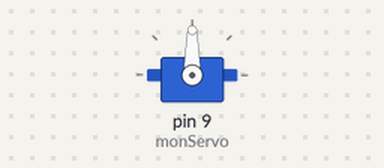
A sketch run on a simulated Arduino Uno, built with avr-gcc and run on an emulated ATmega328P. Shown: servo. Random numbers use the default seed unless the sketch sets one.

Above: at 0.1 s.
At 1.1 s:
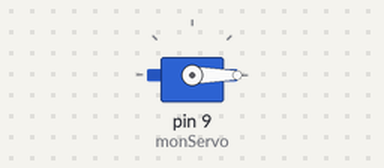
At 2.1 s:
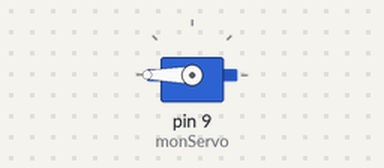
At 5.1 s:
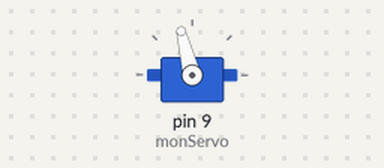
Timing chart, 0 to 6.6 s (numbered marks = the images above):
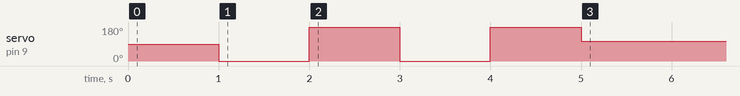

Measured:
- by itself, servo on pin 9 (monServo): 90° → 0° at 1.0 s, → 180° 1.0 s later, → 0° 1.0 s later, → 180° 1.0 s later, … (5 changes in this stretch)

The sketch:

roue_fortune.ino
```cpp
/***********************************************************
Description: Une petite roue de la fortune.
Pour la lancer il suffit d'appuyer sur le bouton reste de l'arduino.
***********************************************************/

//On commence par inclure la bibliothèque de commande des servo
#include <Servo.h>

// Initialisation du servo-moteur
Servo monServo;


void setup()
{
    monServo.attach(9); // on va commander l'angle du servo-moteur avec la pin 9

    // On génère un angle aléatoire entre 0 et 180
    randomSeed(analogRead(A0));
    int angle_aleatoire = random(0, 180);

    // On agite l'aiguille pour le suspens
    delay(1000);
    monServo.write(0);
  	delay(1000);
    monServo.write(180);
  	delay(1000);
    monServo.write(0);
    delay(1000);
    monServo.write(180);
    delay(1000);

    // On place le servo sur l'angle aléatoire choisi
    monServo.write(angle_aleatoire);
}

void loop()
{
}
```
